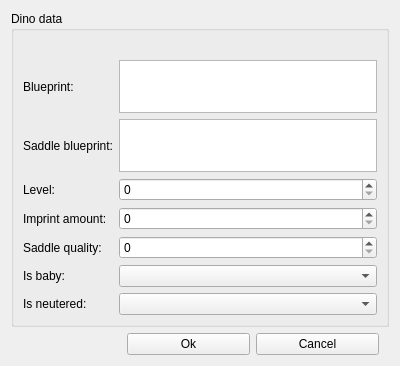
<?xml version="1.0" encoding="UTF-8"?>
<ui version="4.0">
 <class>DinoWidget</class>
 <widget class="QWidget" name="DinoWidget">
  <property name="geometry">
   <rect>
    <x>0</x>
    <y>0</y>
    <width>400</width>
    <height>366</height>
   </rect>
  </property>
  <property name="windowTitle">
   <string>Form</string>
  </property>
  <property name="windowIcon">
   <iconset resource="appstyle.qrc">
    <normaloff>:/icons/appicon</normaloff>:/icons/appicon</iconset>
  </property>
  <layout class="QGridLayout" name="gridLayout">
   <item row="0" column="0">
    <layout class="QVBoxLayout" name="verticalLayout">
     <item>
      <widget class="QGroupBox" name="groupBox">
       <property name="title">
        <string>Dino data</string>
       </property>
       <layout class="QGridLayout" name="gridLayout_3">
        <item row="1" column="0">
         <layout class="QGridLayout" name="gridLayout_2" columnstretch="25,75">
          <item row="3" column="1">
           <widget class="QSpinBox" name="imprintAmountSpin">
            <property name="maximum">
             <number>10000</number>
            </property>
           </widget>
          </item>
          <item row="0" column="0">
           <widget class="QLabel" name="blueprintLabel">
            <property name="text">
             <string>Blueprint:</string>
            </property>
           </widget>
          </item>
          <item row="1" column="1">
           <widget class="QTextEdit" name="saddleBlueprintEdit">
            <property name="minimumSize">
             <size>
              <width>0</width>
              <height>40</height>
             </size>
            </property>
           </widget>
          </item>
          <item row="3" column="0">
           <widget class="QLabel" name="imprintAmountLabel">
            <property name="text">
             <string>Imprint amount:</string>
            </property>
           </widget>
          </item>
          <item row="1" column="0">
           <widget class="QLabel" name="saddleBlueprintLabel">
            <property name="text">
             <string>Saddle blueprint:</string>
            </property>
           </widget>
          </item>
          <item row="6" column="1">
           <widget class="QComboBox" name="isNeuteredComboBox">
            <item>
             <property name="text">
              <string/>
             </property>
            </item>
            <item>
             <property name="text">
              <string>True</string>
             </property>
            </item>
            <item>
             <property name="text">
              <string>False</string>
             </property>
            </item>
           </widget>
          </item>
          <item row="5" column="0">
           <widget class="QLabel" name="isBabyLabel">
            <property name="text">
             <string>Is baby:</string>
            </property>
           </widget>
          </item>
          <item row="6" column="0">
           <widget class="QLabel" name="isNeuteredLabel">
            <property name="text">
             <string>Is neutered:</string>
            </property>
           </widget>
          </item>
          <item row="4" column="1">
           <widget class="QSpinBox" name="saddleQualitySpin">
            <property name="maximum">
             <number>10000</number>
            </property>
           </widget>
          </item>
          <item row="4" column="0">
           <widget class="QLabel" name="saddleQualityLabel">
            <property name="text">
             <string>Saddle quality:</string>
            </property>
           </widget>
          </item>
          <item row="0" column="1">
           <widget class="QTextEdit" name="blueprintEdit">
            <property name="minimumSize">
             <size>
              <width>0</width>
              <height>40</height>
             </size>
            </property>
           </widget>
          </item>
          <item row="2" column="0">
           <widget class="QLabel" name="levelLabel">
            <property name="text">
             <string>Level:</string>
            </property>
           </widget>
          </item>
          <item row="2" column="1">
           <widget class="QSpinBox" name="levelSpin">
            <property name="maximum">
             <number>10000</number>
            </property>
           </widget>
          </item>
          <item row="5" column="1">
           <widget class="QComboBox" name="isBabyComboBox">
            <item>
             <property name="text">
              <string/>
             </property>
            </item>
            <item>
             <property name="text">
              <string>True</string>
             </property>
            </item>
            <item>
             <property name="text">
              <string>False</string>
             </property>
            </item>
           </widget>
          </item>
         </layout>
        </item>
        <item row="0" column="0">
         <widget class="QLabel" name="tooltipLabel">
          <property name="text">
           <string/>
          </property>
         </widget>
        </item>
       </layout>
      </widget>
     </item>
     <item>
      <layout class="QHBoxLayout" name="horizontalLayout_2" stretch="30,35,35">
       <property name="leftMargin">
        <number>10</number>
       </property>
       <property name="rightMargin">
        <number>10</number>
       </property>
       <item>
        <spacer name="horizontalSpacer">
         <property name="orientation">
          <enum>Qt::Horizontal</enum>
         </property>
         <property name="sizeHint" stdset="0">
          <size>
           <width>40</width>
           <height>20</height>
          </size>
         </property>
        </spacer>
       </item>
       <item>
        <widget class="QPushButton" name="submitButton">
         <property name="text">
          <string>Ok</string>
         </property>
        </widget>
       </item>
       <item>
        <widget class="QPushButton" name="cancelButton">
         <property name="text">
          <string>Cancel</string>
         </property>
        </widget>
       </item>
      </layout>
     </item>
    </layout>
   </item>
  </layout>
 </widget>
 <resources>
  <include location="appstyle.qrc"/>
 </resources>
 <connections/>
</ui>
